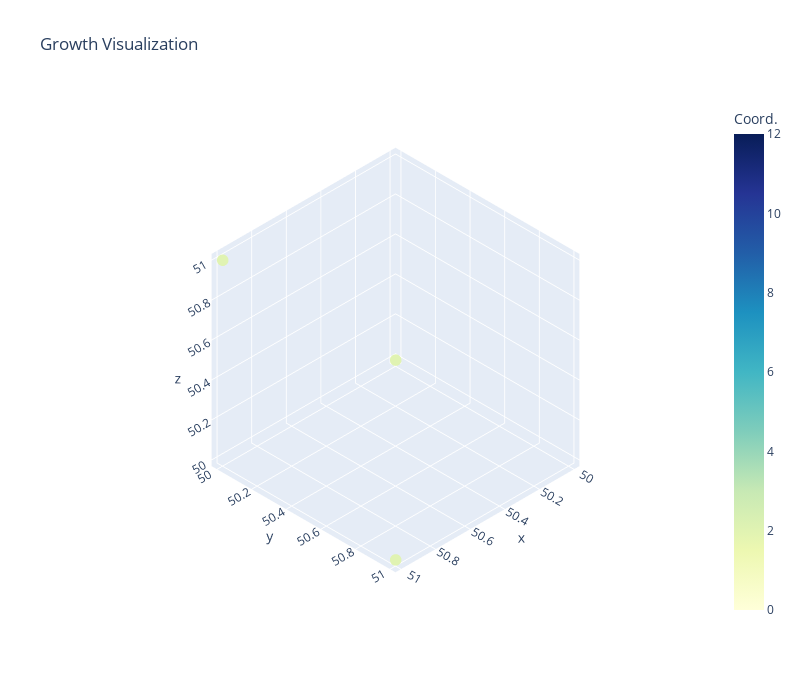

The code cell stored with this chart in its notebook:
### Code cell
# ---------- Display ----------
display(widgets.HBox([n_crit_slider, n_max_slider, p_slider]))
display(widgets.HBox([active_size_slider, suppressed_size_slider, suppressed_opacity_slider]))
display(widgets.HBox([show_active_checkbox, show_suppressed_checkbox]))
display(widgets.HBox([step_button, reset_button, combined_button, export_button]))
display(run_output)

plot_combined(grid)

### Figure 1 — Plotly figure (JSON) as saved in the notebook; plotly's stock layout.template omitted (floating-point values rounded to 4 significant figures)
{"data": [{"hoverinfo": "text", "marker": {"cmax": 12, "cmin": 0, "color": [2, 2, 2], "colorbar": {"title": {"text": "Coord."}}, "colorscale": [[0, "rgb(255,255,217)"], [0.125, "rgb(237,248,177)"], [0.25, "rgb(199,233,180)"], [0.375, "rgb(127,205,187)"], [0.5, "rgb(65,182,196)"], [0.625, "rgb(29,145,192)"], [0.75, "rgb(34,94,168)"], [0.875, "rgb(37,52,148)"], [1, "rgb(8,29,88)"]], "size": 4}, "mode": "markers", "name": "Active", "text": ["(50,50,50)<br>Coord: 2", "(51,50,51)<br>Coord: 2", "(51,51,50)<br>Coord: 2"], "type": "scatter3d", "x": [50, 51, 51], "y": [50, 50, 51], "z": [50, 51, 50]}, {"marker": {"color": "red", "opacity": 0.3, "size": 10}, "mode": "markers", "name": "Suppressed", "type": "scatter3d", "x": [], "y": [], "z": []}], "layout": {"height": 700, "scene": {"aspectmode": "cube", "camera": {"projection": {"type": "orthographic"}}}, "title": {"text": "Growth Visualization"}, "width": 800}}
